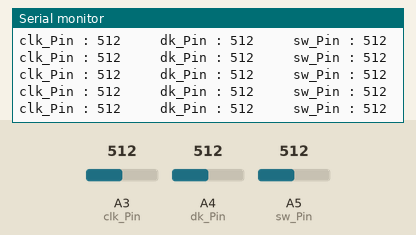
Recording of a sketch running on a simulated Arduino Uno, built with avr-gcc and run on an emulated ATmega328P. On the bench: the last lines printed to the serial monitor. Inputs (shaded band) come from the test bench; at power-on: A3 (clk_Pin) = 512, A4 (dk_Pin) = 512, A5 (sw_Pin) = 512.

Above: at 1.2 s.
1.3 s: A3 (clk_Pin) set to 108
At 1.39 s:
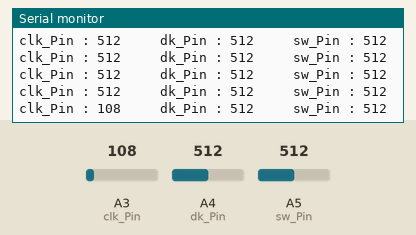
4.3 s: A3 (clk_Pin) set to 94
At 4.35 s:
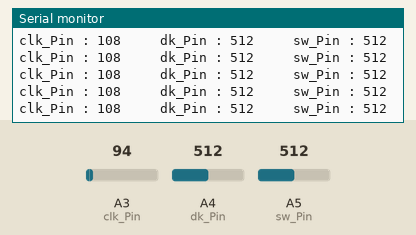
7.3 s: A4 (dk_Pin) set to 109
At 7.34 s:
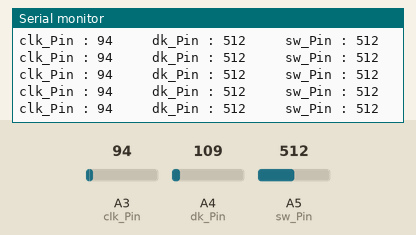
10.3 s: A4 (dk_Pin) set to 91
At 10.34 s:
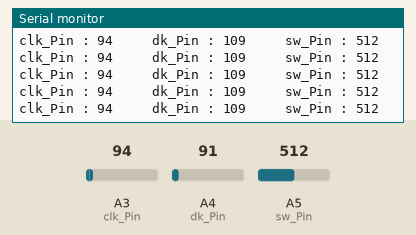
11.8 s: A5 (sw_Pin) set to 104
At 11.81 s:
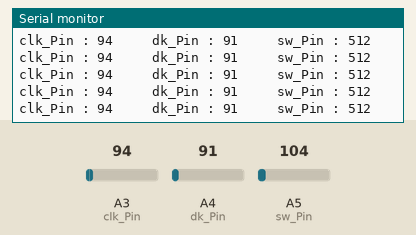
13.3 s: A5 (sw_Pin) set to 90
At 13.32 s:
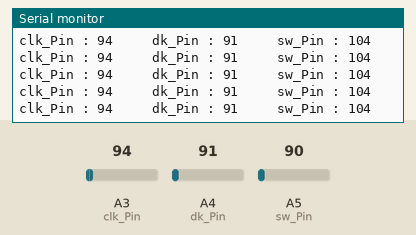
Timing chart, 0 to 15.8 s (numbered marks = the images above; inputs shaded):
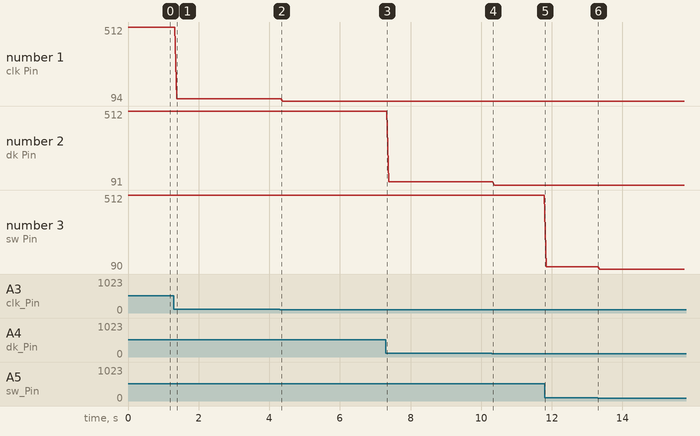

The sketch:

rotary_encoder.ino
```cpp
const int clk_Pin = 17;
const int dk_Pin = 18;
const int sw_Pin = 19;

void setup() {
  // put your setup code here, to run once:
  Serial.begin(9600);
  pinMode(clk_Pin, INPUT);
  pinMode(dk_Pin, INPUT);
  pinMode(sw_Pin, INPUT);
}

void loop() {
  // put your main code here, to run repeatedly:
  Serial.print("clk_Pin : ");
  Serial.print(analogRead(clk_Pin));
  Serial.print("     dk_Pin : ");
  Serial.print(analogRead(dk_Pin));
  Serial.print("     sw_Pin : ");
  Serial.println(analogRead(sw_Pin));
}
```

Measured:
- after the input at 1.3 s, the serial monitor: prints a new line after 0.08 s (image 1)
- plotted number 1: 512 → 108 after the input at 1.3 s, 108 → 94 after the input at 4.3 s
- plotted number 2: 512 → 109 after the input at 7.3 s, 109 → 91 after the input at 10.3 s
- plotted number 3: 512 → 104 after the input at 11.8 s, 104 → 90 after the input at 13.3 s
